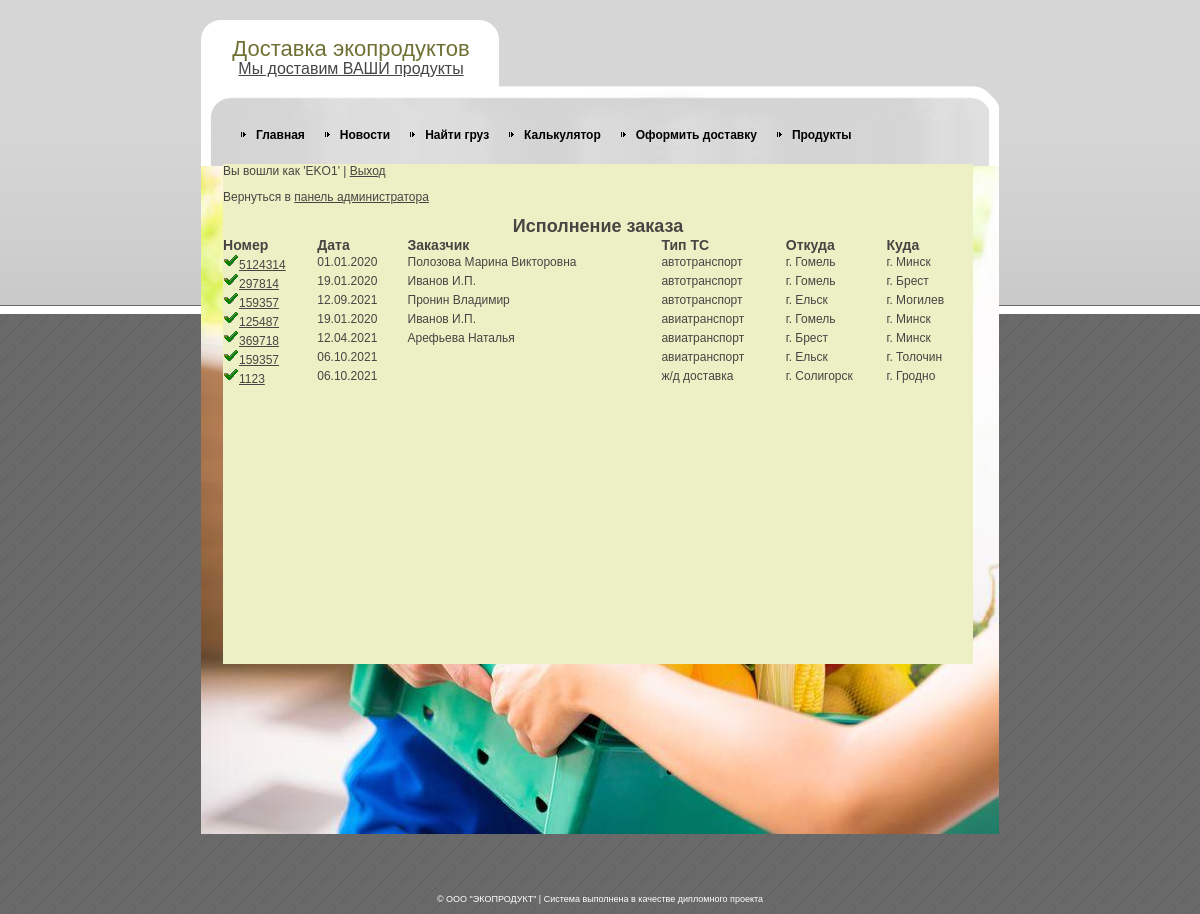
The app's page /edit_order.php (signed in), older data.
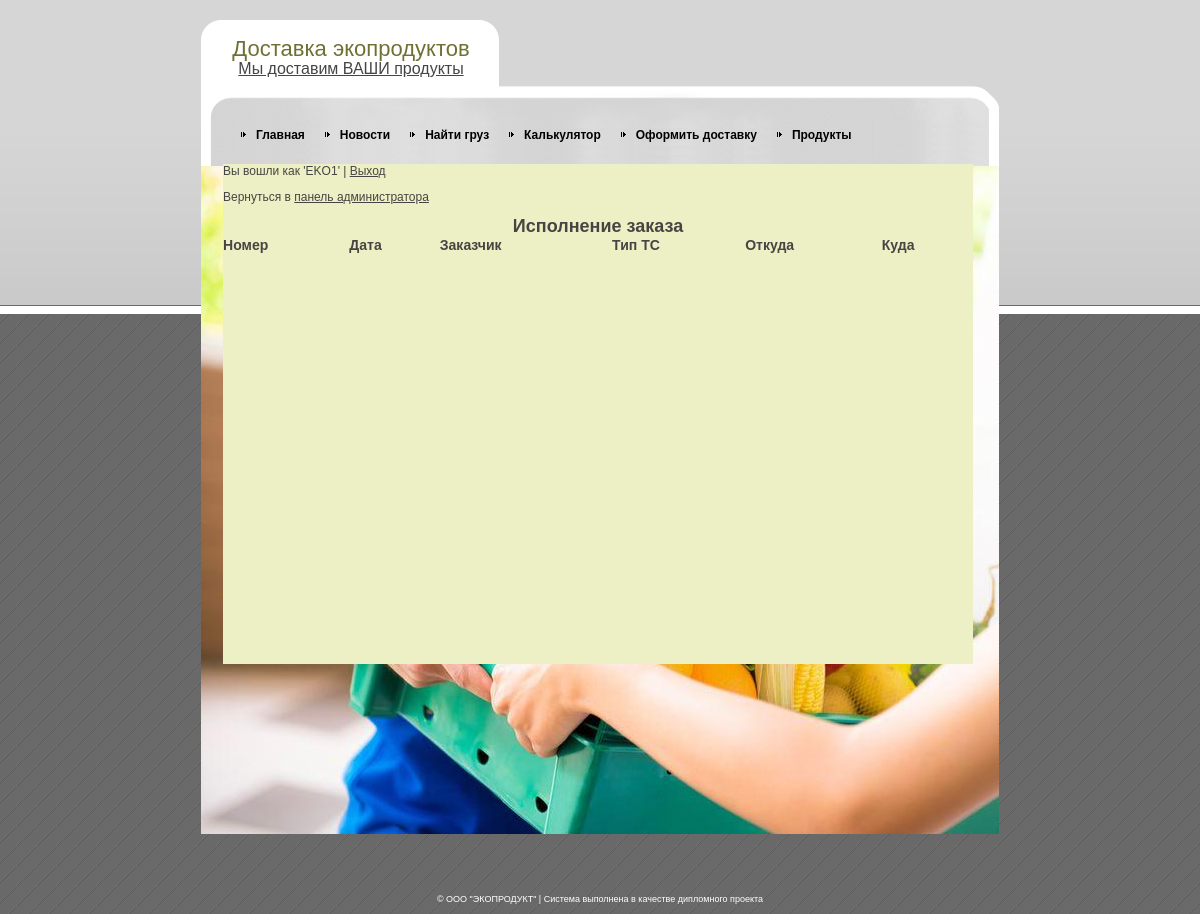
The same page, newer data.
### tables this page shows
CREATE TABLE IF NOT EXISTS `orders` (
  `id` int(11) NOT NULL AUTO_INCREMENT,
  `date` date NOT NULL,
  `date2` date DEFAULT NULL,
  `number` varchar(50) DEFAULT NULL,
  `fio` varchar(50) NOT NULL,
  `phone` varchar(50) NOT NULL,
  `idtypets` int(11) NOT NULL,
  `idpoint1` int(11) NOT NULL,
  `idpoint2` int(11) NOT NULL,
  `ul` varchar(100) NOT NULL,
  `house` int(11) NOT NULL,
  PRIMARY KEY (`id`),
  KEY `idtypets` (`idtypets`,`idpoint1`,`idpoint2`),
  KEY `idpoint1` (`idpoint1`),
  KEY `idpoint2` (`idpoint2`),
  KEY `idtypets_2` (`idtypets`),
  KEY `idpoint1_2` (`idpoint1`),
  KEY `idpoint2_2` (`idpoint2`)
);

CREATE TABLE IF NOT EXISTS `typets` (
  `id` int(11) NOT NULL AUTO_INCREMENT,
  `type` varchar(50) NOT NULL,
  `price` float NOT NULL,
  PRIMARY KEY (`id`)
);

CREATE TABLE IF NOT EXISTS `points` (
  `id` int(11) NOT NULL AUTO_INCREMENT,
  `point` varchar(50) NOT NULL,
  `idregion` int(11) NOT NULL,
  `is_region_center` BOOL NOT NULL,
  PRIMARY KEY (`id`),
  KEY `idregion` (`idregion`)
);

### lib_db.php (called while the page is built, shortened)
<?php
function dataBaseToArray($resultat)
{
    $array = array();
    while($row = mysql_fetch_assoc($resultat))
	{
        $array[] = $row;
    }
    return $array;
}
function getOrders($number, $s)
{
	$sql = "SELECT orders.*, typets.type,
			DATE_FORMAT(orders.date, '%d.%m.%Y') AS date_format,
			DATE_FORMAT(orders.date2, '%d.%m.%Y') AS date_format2,
			point_1.point AS point1, point_2.point AS point2
			FROM orders,typets,points AS point_1, points AS point_2
			WHERE
			orders.idtypets = typets.id AND
			orders.idpoint1 =  point_1.id AND
			orders.idpoint2 =  point_2.id";
	if ($s <> '') $sql .= $s;
    $resultat = mysql_query($sql) or die(mysql_error());
    return dataBaseToArray($resultat);
}
			$error = 1;?>

### edit_order.php (the view, shortened to what this page needs)
<?php
require "lib_db.php";
?>
<!DOCTYPE html PUBLIC "-//W3C//DTD XHTML 1.0 Strict//EN" "http://www.w3.org/TR/xhtml1/DTD/xhtml1-strict.dtd">
<html xmlns="http://www.w3.org/1999/xhtml" xml:lang="en" lang="en">
<head>
<link rel="stylesheet" href="style.css" type="text/css" charset="utf-8" />
</head>
<body>
<div id="outer">
  <div id="wrapper">
    <div id="body-bot">
      <div id="body-top">
        <div id="logo">
          <h1>Доставка экопродуктов</h1>
          <p><a href="adminform.php" target="_parent">Мы доставим ВАШИ продукты</a></p>
        </div>
        <div id="nav">
          <ul>
            <li><a href="index.php">Главная</a></li>
            <li><a href="news.php">Новости</a></li>
            <li><a href="find.php">Найти груз</a></li>
            <li><a href="calc.php">Калькулятор</a></li>
            <li><a href="order.php">Оформить доставку</a></li>
            <li><a href="product.php">Продукты</a></li>
          </ul>
        </div>
        <div id="gboxm">
				<?php
				$login = $_SESSION['login'];
				$password = $_SESSION['password'];
				if(empty($login) and empty($password))
				{
					echo "<h2>Ошибка!</h2>";
					echo "<p>Необходимо пройти авторизацию | <a href='adminform.php'>Вход</a></p>";
				}
				else
				{
					echo "<p>Вы вошли как '$login' | <a href='exit.php'>Выход</a></p>";
					echo "<p>Вернуться в <a href='adminform.php'>панель администратора</a></p>";?>
					<h2><center>Исполнение заказа</center></h2>
					<table border="0" cellpadding="0" cellspacing="0" width="100%">
					<tr>
						<td><h3>Номер</h3></td>
						<td><h3>Дата</h3></td>
						<td><h3>Заказчик</h3></td>
						<td><h3>Тип ТС</h3></td>
						<td><h3>Откуда</h3></td>
						<td><h3>Куда</h3></td>
					</tr>
					<?
					$items = getOrders('',' AND number>0');
					foreach($items as $item)
					{?>
						<tr>
						<td><a href="edit_orderf.php?id=<?=$item["number"]?>"><img src="images/edit.ICO" alt="edit" /><?=$item["number"]?></a>
						<td><?=$item["date_format"]?></td>
						<td><?=$item["fio"]?></td>
						<td><?=$item["type"]?></td>
						<td><?=$item["point1"]?></td>
						<td><?=$item["point2"]?></td>
						</tr>
					<?}
						echo "</table>";
					}?>
        </div>
      </div>
    </div>
  </div>
</div>
<div id="copyright"> &copy; ООО "ЭКОПРОДУКТ" | Система выполнена в качестве дипломного проекта</div>
</body>
</html>

Row changes from the older to the newer data that the page shows:
removed orders: number "5124314", date_format "01.01.2020", fio "Полозова Марина Викторовна", idtypets.type "автотранспорт", idpoint1.point "г. Гомель", idpoint2.point "г. Минск"
removed orders: number "297814", date_format "19.01.2020", fio "Иванов И.П.", idtypets.type "автотранспорт", idpoint1.point "г. Гомель", idpoint2.point "г. Брест"
removed orders: number "159357", date_format "12.09.2021", fio "Пронин Владимир", idtypets.type "автотранспорт", idpoint1.point "г. Ельск", idpoint2.point "г. Могилев"
removed orders: number "125487", date_format "19.01.2020", fio "Иванов И.П.", idtypets.type "авиатранспорт", idpoint1.point "г. Гомель", idpoint2.point "г. Минск"
removed orders: number "369718", date_format "12.04.2021", fio "Арефьева Наталья", idtypets.type "авиатранспорт", idpoint1.point "г. Брест", idpoint2.point "г. Минск"
removed orders: number "159357", date_format "06.10.2021", idtypets.type "авиатранспорт", idpoint1.point "г. Ельск", idpoint2.point "г. Толочин"
removed orders: number "1123", date_format "06.10.2021", idtypets.type "ж/д доставка", idpoint1.point "г. Солигорск", idpoint2.point "г. Гродно"
